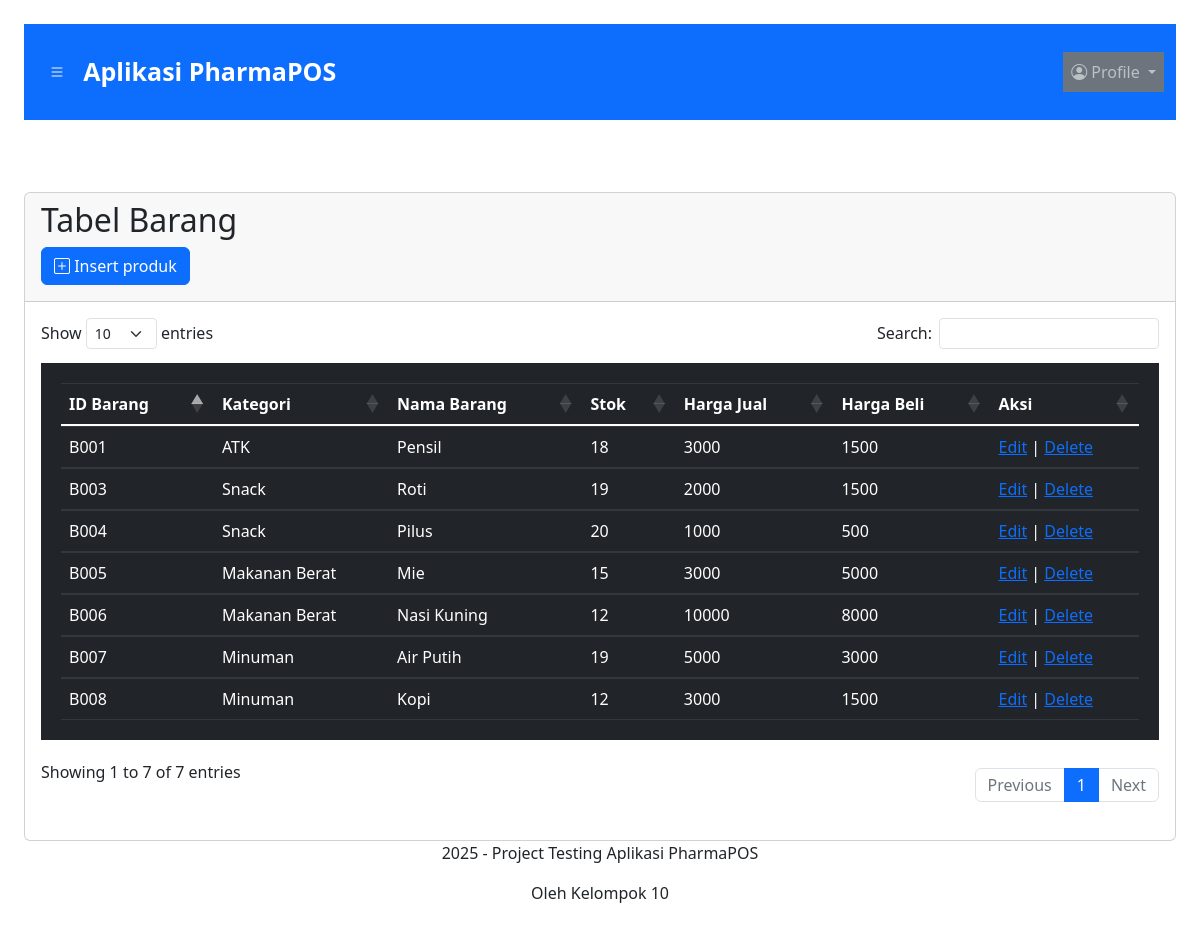
Screenshot of /index.php?page=barang (signed in) with the database file from the repository.
### tables this page shows
CREATE TABLE `produk` (
  `id_barang` char(4) NOT NULL,
  `id_kategori` char(4) NOT NULL,
  `nama_barang` varchar(20) NOT NULL,
  `stok` int(4) NOT NULL,
  `harga_jual` varchar(9) NOT NULL,
  `harga_beli` varchar(9) NOT NULL
);

CREATE TABLE `kategori` (
  `id_kategori` char(4) NOT NULL,
  `nama_kategori` varchar(20) NOT NULL,
  `tanggal_input` date NOT NULL
);

### function.php (called while the page is built, shortened)
<?php
$conn = mysqli_connect("localhost", "root", "", "kantin_im");
function getKategori($id_kategori)
{
    global $conn;
    $query = "SELECT * FROM kategori WHERE id_kategori = '$id_kategori'";
    $result = mysqli_query($conn, $query);
    $row = mysqli_fetch_assoc($result);
    return $row;
}
?>

### module/barang/index.php (the view)
<div class="card mt-5">
    <div class="card-header">
        <h2>Tabel Barang</h2>
        <a class="btn btn-primary mb-2" href="index.php?page=barang/insert"><i class="bi bi-plus-square"></i>
            Insert produk</a>
    </div>
    <div class="card-body">
        <table class="table table-hover table-dark" id="example">
            <thead>
                <tr>
                    <th scope="col">ID Barang</th>
                    <th scope="col">Kategori</th>
                    <th scope="col">Nama Barang</th>
                    <th scope="col">Stok</th>
                    <th scope="col">Harga Jual</th>
                    <th scope="col">Harga Beli</th>
                    <th scope="col">Aksi</th>
                </tr>
            </thead>
            <tbody>
                <?php
                $sql = "SELECT * FROM produk";
                $result = $conn->query($sql);
                ?>
                <?php if ($result) { ?>
                    <?php while ($row = $result->fetch_assoc()) { ?>
                        <tr>
                            <td>
                                <?= $row['id_barang'] ?>
                            </td>
                            <td>
                                <?= getKategori($row['id_kategori'])['nama_kategori'] ?>
                            </td>
                            <td>
                                <?= $row['nama_barang'] ?>
                            </td>
                            <td>
                                <?= $row['stok'] ?>
                            </td>
                            <td>
                                <?= $row['harga_jual'] ?>
                            </td>
                            <td>
                                <?= $row['harga_beli'] ?>
                            </td>
                            <td>
                                <a href="index.php?page=barang/edit&id_barang=<?= $row['id_barang'] ?>">Edit</a> | <a
                                    href="index.php?page=barang/delete&id_barang=<?= $row['id_barang'] ?>"
                                    onclick="javascript:return confirm('Hapus Data Produk ?');">Delete</a>
                            </td>
                        </tr>
                    <?php } ?>
                <?php } ?>
            </tbody>
        </table>
    </div>
</div>

### template/header.php (shortened to what this page needs)
<?php
require 'function.php';
?>
<!DOCTYPE html>
<html>
<head>
    <link rel="stylesheet" href="css/sidebar.css">
    <link rel="stylesheet" href="css/header.css">
    <link rel="stylesheet" href="css/content.css">
    <link rel="stylesheet" href="https://cdn.jsdelivr.net/npm/bootstrap-icons@1.9.1/font/bootstrap-icons.css">
    <link rel="stylesheet" href="https://maxcdn.bootstrapcdn.com/bootstrap/4.0.0/css/bootstrap.min.css">
    <link href="https://cdn.jsdelivr.net/npm/bootstrap@5.0.2/dist/css/bootstrap.min.css" rel="stylesheet"
>
    <link rel="stylesheet" href="https://cdn.jsdelivr.net/npm/bootstrap@5.3.0/dist/css/bootstrap.min.css">
    <link rel="stylesheet" href="https://cdn.datatables.net/1.11.3/css/dataTables.bootstrap5.min.css">
</head>
<body>
    <div>

### template/navbar.php (shortened to what this page needs)
<div>
    <section class="p-4" id="main-content">
        <nav class="navbar navbar-expand-lg navbar-dark bg-primary">
            <div class="container-fluid">
                <button class="btn btn-primary" id="button-toggle">
                    <i class="bi bi-list"></i>
                </button>
                <a class="navbar-brand" href="index.php">
                    <b id="name">Aplikasi PharmaPOS</b>
                </a>
                <div class="collapse navbar-collapse d-flex justify-content-end" id="navbarNavDropdown">
                    <ul class="navbar-nav mt-auto">
                        <li class="nav-item dropdown">
                            <a class="nav-link dropdown-toggle bg-secondary" href="#" id="navbarDropdown" role="button"
                                data-bs-toggle="dropdown" aria-expanded="false">
                                <i class="bi bi-person-circle"></i> Profile
                            </a>
                        </li>
                    </ul>
                </div>
            </div>
        </nav>
        <br>

### index.php
<?php
require 'template/header.php';
require 'template/navbar.php';
if (!empty($_GET['page'])) {
    include 'module/' . $_GET['page'] . '/index.php';
} else {
    include 'template/content.php';
}
include 'template/footer.php';
?>

### template/footer.php (shortened to what this page needs)
<div class="footer">
    <center style="float: bottom;">
        <p>2025 - Project Testing Aplikasi PharmaPOS</p>
    </center>
    <center style="float: bottom;">
        <p>Oleh Kelompok 10</p>
    </center>
</div>
</section>
</div>
</div>
</body>
</html>

### css/sidebar.css (style rules this page uses)
li { list-style: none; margin: 20px 0 20px 0; }
a { text-decoration: none; }
#main-content { transition: 0.4s; }

### css/header.css (style rules this page uses)
#name { font-size: 25px; font-weight: bold; }

### css/content.css (style rules this page uses)
body { background-color: blue; }
table { min-width: 90px; padding: 20px; }

### rows the page displays
produk: id_barang "B001", id_kategori.nama_kategori "ATK", nama_barang "Pensil", stok "18", harga_jual "3000", harga_beli "1500"
produk: id_barang "B003", id_kategori.nama_kategori "Snack", nama_barang "Roti", stok "19", harga_jual "2000", harga_beli "1500"
produk: id_barang "B004", id_kategori.nama_kategori "Snack", nama_barang "Pilus", stok "20", harga_jual "1000", harga_beli "500"
produk: id_barang "B005", id_kategori.nama_kategori "Makanan Berat", nama_barang "Mie", stok "15", harga_jual "3000", harga_beli "5000"
produk: id_barang "B006", id_kategori.nama_kategori "Makanan Berat", nama_barang "Nasi Kuning", stok "12", harga_jual "10000", harga_beli "8000"
produk: id_barang "B007", id_kategori.nama_kategori "Minuman", nama_barang "Air Putih", stok "19", harga_jual "5000", harga_beli "3000"
produk: id_barang "B008", id_kategori.nama_kategori "Minuman", nama_barang "Kopi", stok "12", harga_jual "3000", harga_beli "1500"
